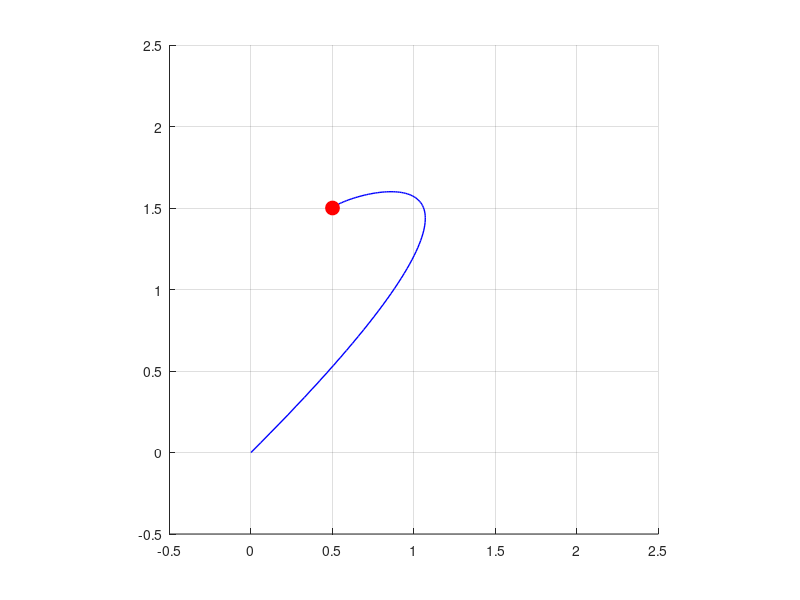

Reproduce this figure in MATLAB. (Note: this script raises an error after producing the figure.)
% Task 7: Traverse the path according to arbitrary progress curves
% 题目7：根据任意进度曲线遍历路径

function task7_progress_curve()
    % 创建输出目录（如果不存在）
    if ~exist('out', 'dir')
        mkdir('out');
    end
    
    % 创建新的figure并设置固定大小
    fig = figure('Position', [100 100 800 600], 'Units', 'pixels');
    
    % 设置图形窗口
    set(gca, 'XLim', [-0.5 2.5], 'YLim', [-0.5 2.5], ...
        'SortMethod', 'childorder', 'Visible', 'on');
    cla
    axis square
    grid on;
    hold on;
    
    % 绘制完整路径
    t_plot = linspace(0, 1, 100);
    x_plot = 0.5 + 0.3*t_plot + 3.9*t_plot.^2 - 4.7*t_plot.^3;
    y_plot = 1.5 + 0.3*t_plot + 0.9*t_plot.^2 - 2.7*t_plot.^3;
    plot(x_plot, y_plot, 'b-', 'LineWidth', 1);
    
    % 创建运动点
    ball = plot(x_plot(1), y_plot(1), 'ro', 'MarkerSize', 10, 'MarkerFaceColor', 'r');
    
    % 获取第一帧并确定视频大小
    drawnow;
    frame = getframe(fig);
    [height, width, ~] = size(frame.cdata);
    
    % 创建视频写入对象，使用确定的尺寸
    v = VideoWriter(fullfile('out', 'progress_curves.avi'));
    v.FrameRate = 20;
    v.Quality = 100;
    open(v);
    writeVideo(v, frame);  % 写入第一帧
    
    % 定义不同的进度曲线
    progress_curves = {
        @(s) s^(1/3),                                  % 三次根曲线：起始快末尾慢
        @(s) s^2,                                      % 平方曲线：起始慢末尾快
        @(s) sin(pi*s/2),                             % 正弦曲线：平滑加减速
        @(s) 0.5 + 0.5*sin((2*s-1)*pi/2)             % 复合正弦曲线：中间停顿
    };
    
    curve_names = {
        'Cube Root Curve (Fast Start, Slow End)',
        'Square Curve (Slow Start, Fast End)',
        'Sine Curve (Smooth Acceleration)',
        'Composite Sine Curve (Middle Pause)'
    };
    
    % 对每种进度曲线进行演示
    for i = 1:length(progress_curves)
        title(curve_names{i});
        
        % 重置运动点位置
        set(ball, 'xdata', x_plot(1), 'ydata', y_plot(1));
        
        % 按照当前进度曲线运动
        for u = linspace(0, 1, 50)
            % 计算当前进度
            s = progress_curves{i}(u);
            
            % 找到对应的参数t
            t = task2_find_t(s);
            
            % 计算位置
            x = 0.5 + 0.3*t + 3.9*t^2 - 4.7*t^3;
            y = 1.5 + 0.3*t + 0.9*t^2 - 2.7*t^3;
            
            % 使用题目要求的命令更新位置
            set(ball, 'xdata', x, 'ydata', y);
            drawnow;
            
            % 捕获当前帧并写入视频
            frame = getframe(fig);
            % 确保帧大小一致
            if size(frame.cdata, 1) ~= height || size(frame.cdata, 2) ~= width
                frame.cdata = imresize(frame.cdata, [height width]);
            end
            writeVideo(v, frame);
            
            pause(0.05);
        end
        
        % 暂停一会儿再显示下一种运动
        pause(1);
        
        % 捕获暂停状态的几帧
        for k = 1:20
            frame = getframe(fig);
            % 确保帧大小一致
            if size(frame.cdata, 1) ~= height || size(frame.cdata, 2) ~= width
                frame.cdata = imresize(frame.cdata, [height width]);
            end
            writeVideo(v, frame);
        end
    end
    
    % 关闭视频文件
    close(v);
    fprintf('动画已保存到 out/progress_curves.avi\n');
end 